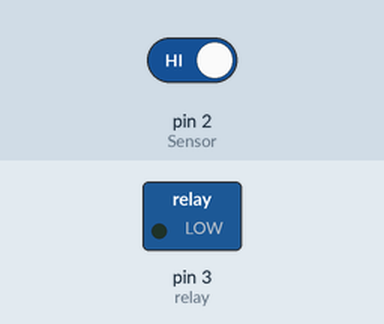
Recording of a sketch running on a simulated Arduino Uno, built with avr-gcc and run on an emulated ATmega328P. Shown: switched loads named in the sketch (green lamp = pin HIGH). Dashed ring = blinking. Inputs (shaded band) come from the test bench; at power-on: pin 2 (Sensor) HIGH.

Above: at 1.2 s.
1.3 s: pin 2 (Sensor) driven LOW
At 1.67 s:
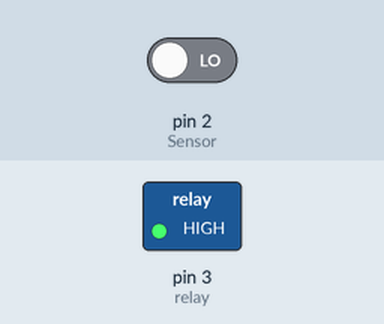
4.3 s: pin 2 (Sensor) driven HIGH
At 4.8 s:
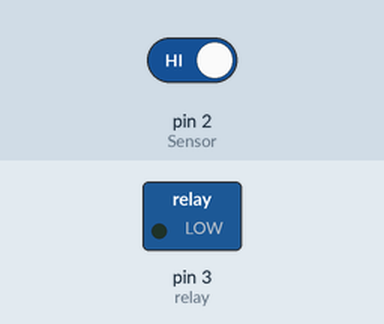
Timing chart, 0 to 7.3 s (numbered marks = the images above; inputs shaded):
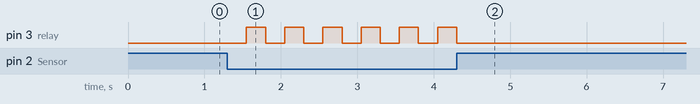

The sketch:

Clap_switch_project.ino
```cpp
 const int Sensor = 2;

const int relay = 3;


int x = 0;

int y = 0;


void setup() {


pinMode(relay, OUTPUT);


pinMode(Sensor, INPUT);

}


void loop(){


x = digitalRead(Sensor);

y = digitalRead(relay);


if (y == HIGH && x == LOW) {

delay(250);

digitalWrite(relay, LOW);

}

if (y == LOW && x == LOW) {

delay(250);

digitalWrite(relay, HIGH);

}

}
```

Measured:
- after the input at 1.3 s, pin 3 (relay): alternates HIGH for 0.25 s and LOW for 0.25 s, starting after 0.25 s
- after the input at 4.3 s, pin 3 (relay): goes on until 4.3 s, then stays LOW
